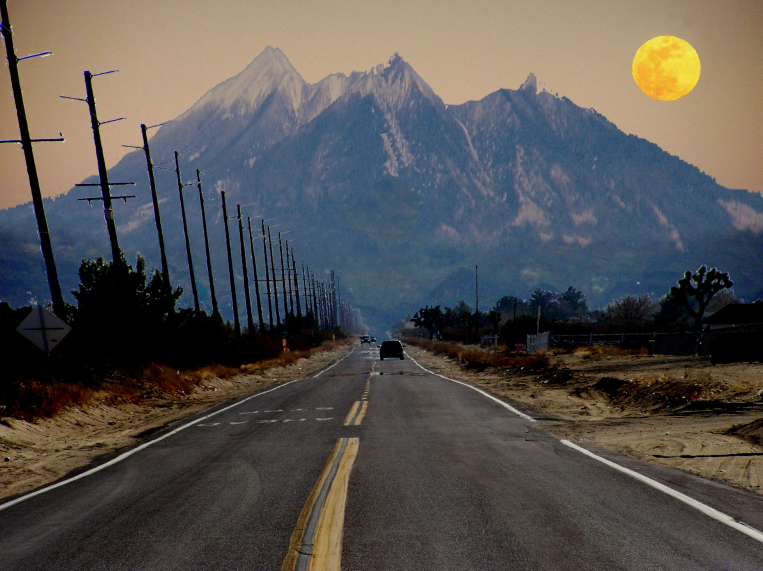
#> input picture python/img/862227512_8de1721dea_o.jpg, 2288 x 1712 px (shown at 1/3 size)
$ python '최선규_202235139_lab12.py'
#> lines starting #> are read from the running program, lines starting #| are printed output that depends on the picture; after the words box and inside, x2 and y2 are one past the last pixel; in counts of white or black regions, pixels touching at a corner belong together
import cv2
import math
import numpy as np

src = cv2.imread("./img/862227512_8de1721dea_o.jpg")
#> src is the input picture: shape (1712, 2288, 3); mean B, G, R 80.6, 83.2, 86.4
dst = src.copy()

gray = cv2.cvtColor(src, cv2.COLOR_BGR2GRAY)
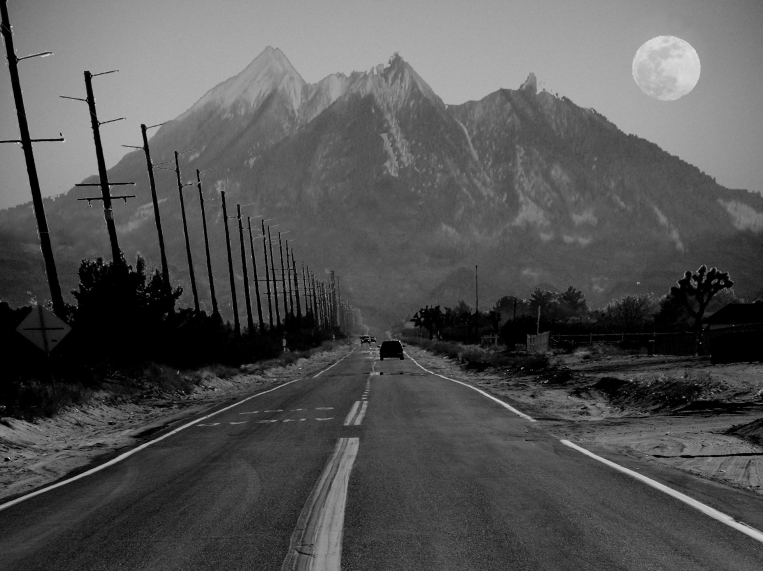
#> gray: shape (1712, 2288) (shown at 1/3 size); min 0, max 255, mean 83.8
canny = cv2.Canny(gray, 5000, 1500, apertureSize=5, L2gradient=True)
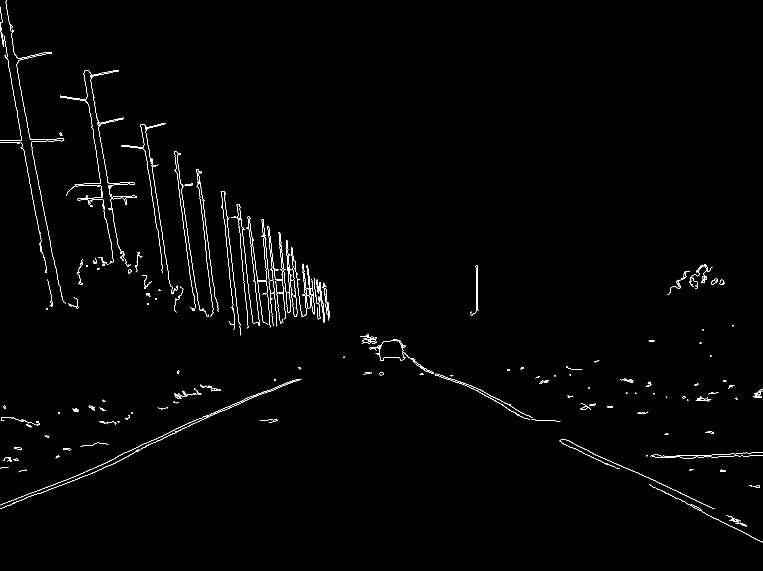
#> canny: shape (1712, 2288) (shown at 1/3 size); 0.72% white in thin lines or dots
circles = cv2.HoughCircles(gray, cv2.HOUGH_GRADIENT, 1, 100, param1=250, param2=50, minRadius=100, maxRadius=300)
#> circles = [[718.5, 948.5, 243.3], [816.5, 912.5, 118.5], [1127.5, 888.5, 136.4]]
lines = cv2.HoughLinesP(canny, 0.8, math.pi / 180, 90, minLineLength=10, maxLineGap=100)
#> lines = 82 rows, first 6: [1944, 1432, 2239, 1576], [526, 1295, 805, 1171], [57, 246, 171, 833], [1852, 1404, 2287, 1626], [475, 703, 973, 957], [3, 66, 82, 516]

if circles is not None:
  circles = np.uint16(np.around(circles))
#> circles = [[718, 948, 243], [816, 912, 118], [1128, 888, 136]]
  for i in circles[0, :]:
    cv2.circle(dst, (i[0], i[1]), i[2], (255, 255, 255), 1)
#> this loop made 3 passes
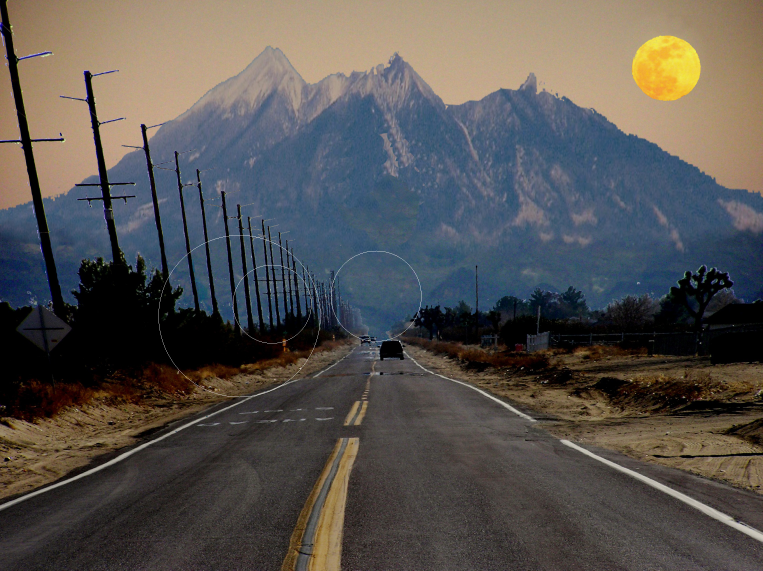
#> dst: shape (1712, 2288, 3) (shown at 1/3 size); 0.07% of pixels changed, all inside (x1, y1, x2, y2) = (475, 705, 1265, 1192)

if lines is not None:
  for i in lines:
    cv2.line(dst, (int(i[0][0]), int(i[0][1])), (int(i[0][2]), int(i[0][3])), (0, 0, 255), 2)
#> this loop made 82 passes
#> i on passes 1 to 12: [[1944, 1432, 2239, 1576]], [[526, 1295, 805, 1171]], [[57, 246, 171, 833]], [[1852, 1404, 2287, 1626]], [[475, 703, 973, 957]], [[3, 66, 82, 516]], [[663, 576, 703, 964]], [[44, 1510, 108, 1482]], [[528, 453, 585, 854]], [[434, 374, 522, 928]], [[597, 513, 644, 890]], [[526, 1296, 859, 1148]]
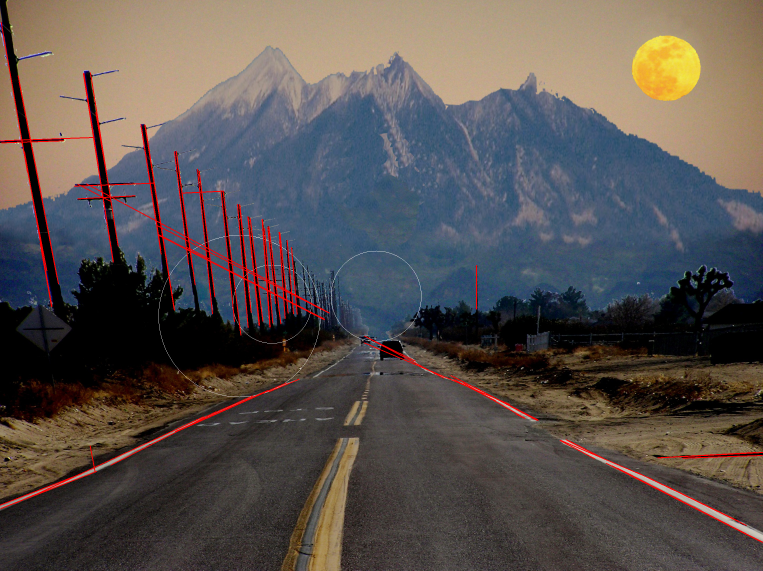
#> dst: shape (1712, 2288, 3) (shown at 1/3 size); 1.46% of pixels changed, all inside (x1, y1, x2, y2) = (0, 65, 2288, 1628)

cv2.imshow("Detected Cicles and Line", dst)
cv2.waitKey(0)
cv2.destroyAllWindows()
